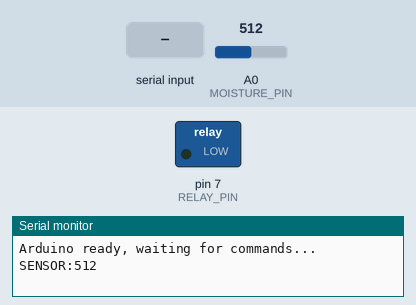
This sketch was run on a simulated Arduino Uno, built with avr-gcc and run on an emulated ATmega328P. Shown: switched loads named in the sketch (green lamp = pin HIGH), the last lines printed to the serial monitor. The test bench sets the inputs (shaded band); at power-on: A0 (MOISTURE_PIN) = 512.

Above: at 1.2 s.
1.3 s: "0" received over Serial
At 2.7 s:
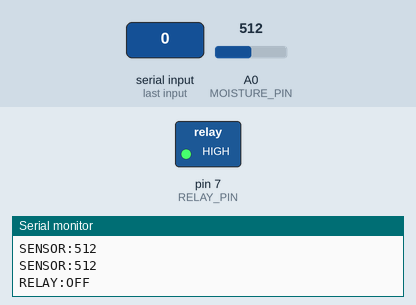
3.5 s: "1" received over the second serial link
At 5.1 s:
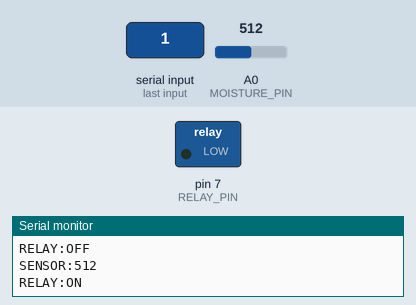
5.5 s: "0" received over the second serial link
At 7.3 s:
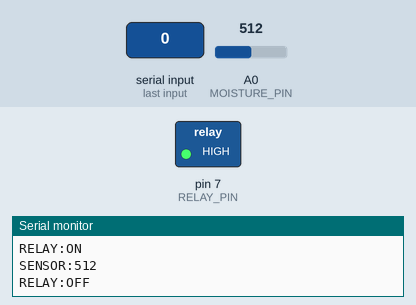
7.6 s: "1" received over Serial
At 9.5 s:
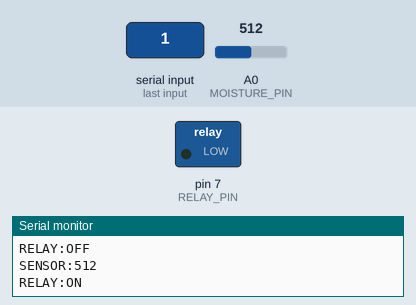
Timing chart, 0 to 10.6 s (numbered marks = the images above; inputs shaded):
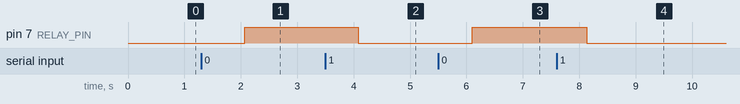

The sketch:

realProjekt.ino
```cpp
#include <SoftwareSerial.h>

#define RELAY_PIN 7
#define MOISTURE_PIN A0

SoftwareSerial BTSerial(2, 3);  // RX, TX for Bluetooth communication

void setup() {
  pinMode(RELAY_PIN, OUTPUT);
  Serial.begin(9600);      // Serial communication over USB (for debugging and server communication)
  BTSerial.begin(9600);    // Bluetooth communication

  // Let’s start with sending a message to confirm setup
  Serial.println("Arduino ready, waiting for commands...");
  BTSerial.println("Arduino ready, waiting for commands...");
}

void loop() {
  // Read the moisture sensor
  int moisture = analogRead(MOISTURE_PIN);
  String sensorData = "SENSOR:" + String(moisture);

  // Send sensor data via both USB and Bluetooth
  Serial.println(sensorData);
  BTSerial.println(sensorData);  // Send via Bluetooth

  // Check if there is any incoming data from Bluetooth
  if (BTSerial.available()) {
    char command = BTSerial.read();
    if (command == '1') {  // Relay ON via Bluetooth
      digitalWrite(RELAY_PIN, LOW);  // Assuming LOW turns ON the relay
      Serial.println("RELAY:ON");
      BTSerial.println("RELAY:ON");
    } else if (command == '0') {  // Relay OFF via Bluetooth
      digitalWrite(RELAY_PIN, HIGH);  // Assuming HIGH turns OFF the relay
      Serial.println("RELAY:OFF");
      BTSerial.println("RELAY:OFF");
    }
  }

  // Check if there is any incoming data from USB (Serial)
  if (Serial.available()) {
    char command = Serial.read();
    if (command == '1') {  // Relay ON via USB
      digitalWrite(RELAY_PIN, LOW);  // Assuming LOW turns ON the relay
      Serial.println("RELAY:ON");
    } else if (command == '0') {  // Relay OFF via USB
      digitalWrite(RELAY_PIN, HIGH);  // Assuming HIGH turns OFF the relay
      Serial.println("RELAY:OFF");
    }
  }

  delay(2000);  // Wait 2 seconds before next reading
}
```

Measured:
- after the input at 1.3 s, pin 7 (RELAY_PIN): LOW → HIGH after 0.77 s
- after the input at 3.5 s, pin 7 (RELAY_PIN): HIGH → LOW after 0.58 s
- after the input at 5.5 s, pin 7 (RELAY_PIN): LOW → HIGH after 0.61 s
- after the input at 7.6 s, pin 7 (RELAY_PIN): HIGH → LOW after 0.53 s
